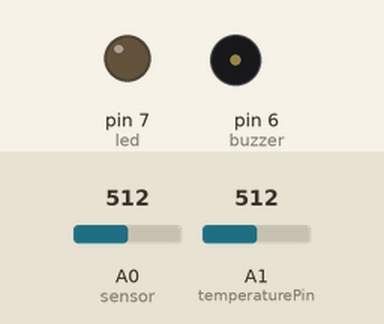
Simulated run of this sketch. Board: Arduino Uno, built with avr-gcc and run on an emulated ATmega328P. Parts: output pins drawn as LEDs (lit = HIGH), buzzer (waves = sounding). The test bench sets the inputs (shaded band); at power-on: A0 (sensor) = 512, A1 (temperaturePin) = 512.

Above: at 0.1 s.
At 4.1 s:
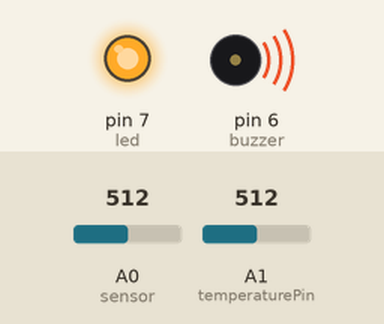
Timing chart, 0 to 5.6 s (numbered marks = the images above):
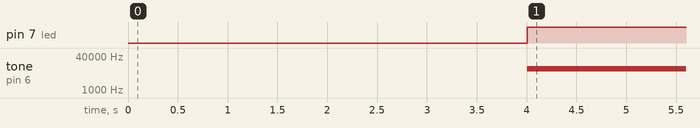

Measured:
- by itself, pin 7 (led): LOW → HIGH at 4.0 s
- by itself, tone on pin 6 (buzzer): silent → 10000 Hz at 4.0 s

The sketch:

mpca_anchal_anisha1.ino
```cpp
#include <LiquidCrystal.h>

const int rs = 12, en = 11, d4 = 5, d5 = 4, d6 = 3, d7 = 2;
LiquidCrystal lcd(rs, en, d4, d5, d6, d7);

int led = 7;
int buzzer = 6;
int sensor = A0;
const int temperaturePin = A1;
int thre = 500 ;

void setup()
{
  lcd.print("    Welcome");
  delay(1000);
  lcd.setCursor(0,1);
  lcd.print("       To        ");
  delay(1000);
  lcd.clear();
  lcd.setCursor(0,0);
  lcd.print("     AIR");
  delay(1000);
  lcd.setCursor(0,1);
  lcd.print("QUALITY MONITOR");
  delay(1000);
  lcd.clear();
  pinMode(led,OUTPUT );
  pinMode(buzzer,OUTPUT );
  pinMode(sensor,INPUT );
  pinMode(temperaturePin,INPUT );
}
float getVoltage(int pin)
{

  return (analogRead(pin) * 0.004882814);
}
void loop()
{
  int analogValue=analogRead(sensor);

  float voltage, degreesC;
  voltage = getVoltage(temperaturePin);
  degreesC = (voltage - 0.5) * 100.0;
  lcd.setCursor (0, 0);
  lcd.print ("Air Qual:");
  lcd.print (analogValue);
  lcd.print (" PPM");

  lcd.setCursor (0,1);

  if(analogValue<=50)
  {
    lcd.print("FA ");
    delay(1000);
  	lcd.clear();
  }

   else if(analogValue>50 && analogValue<=100)
  {
    lcd.print("Mod ");
    tone(buzzer , 10, 10000 ) ;
    delay(1000);
  	lcd.clear();
  }
  if(analogValue>100  && analogValue<=150)
  {
    lcd.print("MU ");
    tone(buzzer , 100, 10000 ) ;
    delay(1000);
  	lcd.clear();
  }
  if(analogValue>150  && analogValue<=200)
  {
    lcd.print("UN ");
    digitalWrite(led , HIGH );
    tone(buzzer , 1000, 10000 ) ;
    delay(1000);
  	lcd.clear();
  }
  if(analogValue>200)
  {
    lcd.print("VU ");
    digitalWrite(led , HIGH );
    tone(buzzer , 10000, 10000 ) ;
    delay(1000);
  	lcd.clear();
  }
  lcd.print(degreesC);
  lcd.print(" deg C");
  delay(1000);
  lcd.clear();
}
```
